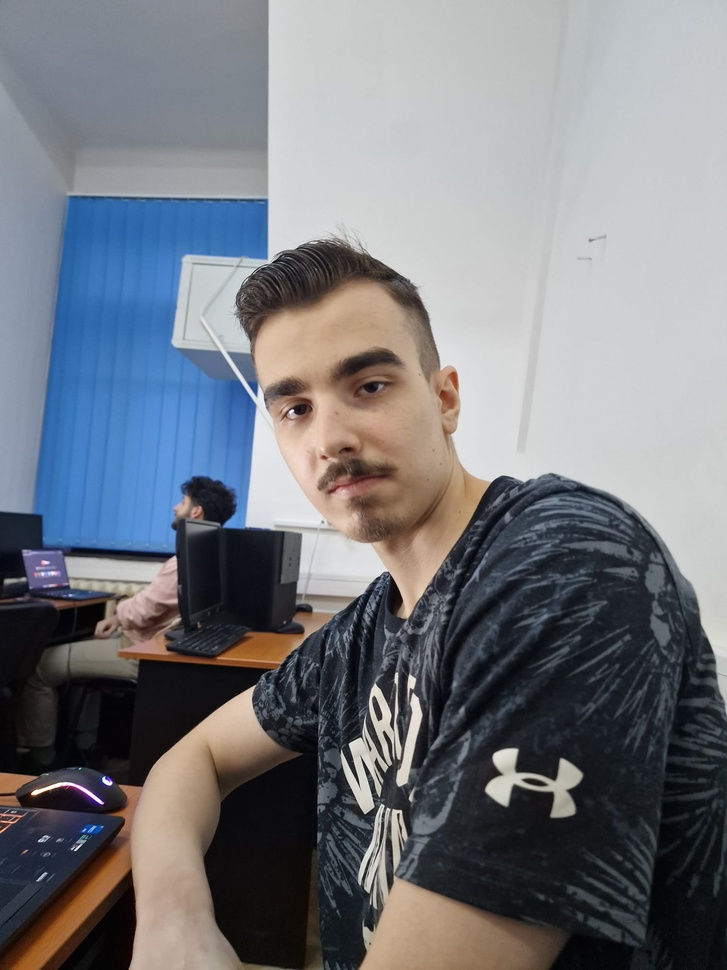
#> input picture Machine Learning/Face A.I/original/WhatsApp Image 2024-03-05 at 18.14.26 (1).jpeg, 727 x 970 px, shrunk from 1500 x 2000 before the run; its folder holds 4 pictures in this run
$ python image_crop.py
#> lines starting #> are read from the running program, lines starting #| are printed output that depends on the picture
import re
import numpy as np
import cv2
import json
import time
import os

path = "cropped"
files = os.listdir("original")

count = 1
cascade = cv2.CascadeClassifier('haarcascade_AI.xml')

for i in range(len(files)):
    image = cv2.imread("original/" + files[i])
#> image is the input picture: shape (970, 727, 3); mean B, G, R 126.2, 120.1, 117.5
    gray = cv2.cvtColor(image, cv2.COLOR_BGR2GRAY)
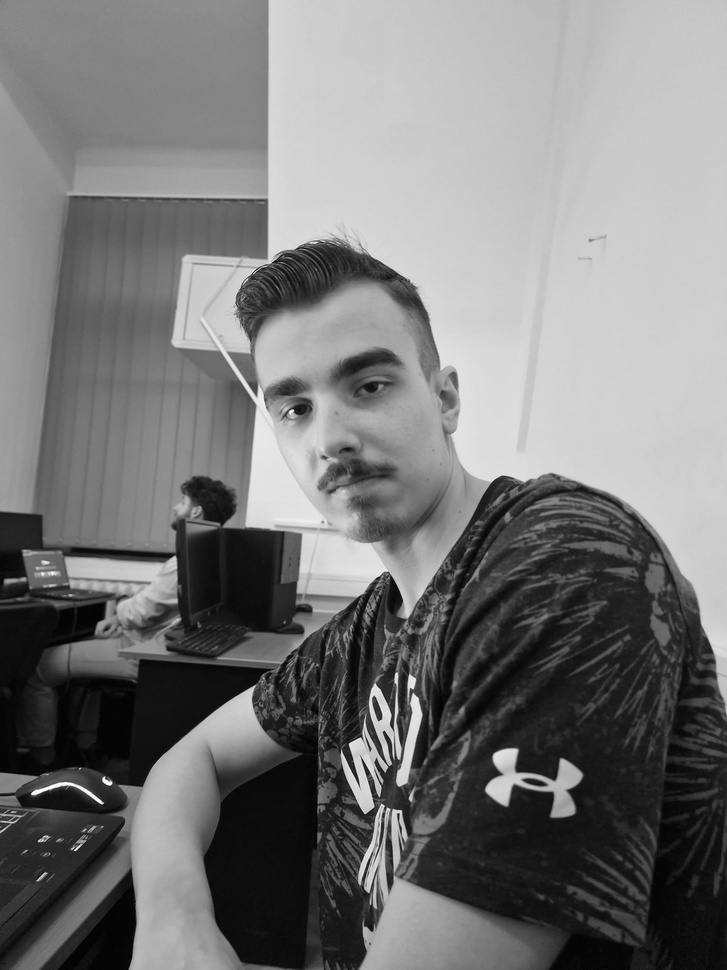
#> gray: shape (970, 727); min 0, max 255, mean 120.1
    faces = cascade.detectMultiScale(gray, 1.3, 4)
#> faces = ()
    for (x, y, w, h) in faces:
        color = image[y: y + h, x: x + w]
        cv2.imwrite(path+"/" + str(count) + ".jpg", color)
        count = count + 1
#> this loop made 0 passes
#> after the loop, count = 1
#> pass 2 of the loop `for i in range(len(files)):`:
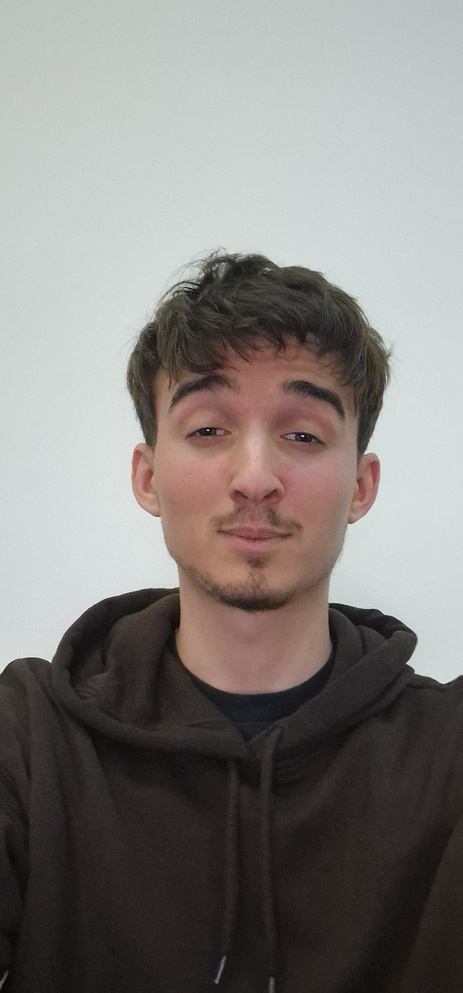
#> input picture Machine Learning/Face A.I/original/WhatsApp Image 2024-03-05 at 18.14.26 (2).jpeg, 463 x 993 px, shrunk from 955 x 2048 before the run
#> image is the input picture: shape (993, 463, 3); mean B, G, R 124.9, 128.1, 131.9
#> `gray = cv2.cvtColor(image, cv2.COLOR_BGR2GRAY)`:
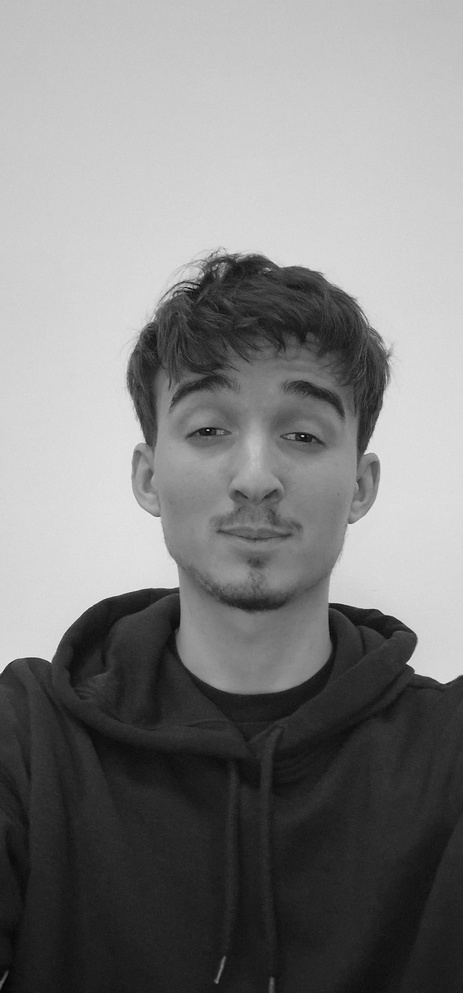
#> gray: shape (993, 463); min 2, max 247, mean 128.8
#> faces = [[134, 341, 248, 248]]
#> the loop `for (x, y, w, h) in faces:` made 1 pass
#> (x, y, w, h, count) on pass 1: (134, 341, 248, 248, 2)
#> pass 1, `color = image[y: y + h, x: x + w]`:
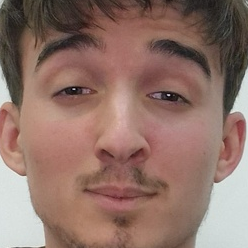
#> color: shape (248, 248, 3); mean B, G, R 104.4, 114.4, 143.9
#> after the loop `for (x, y, w, h) in faces:`: count = 2
#> pass 3 of the loop `for i in range(len(files)):`:
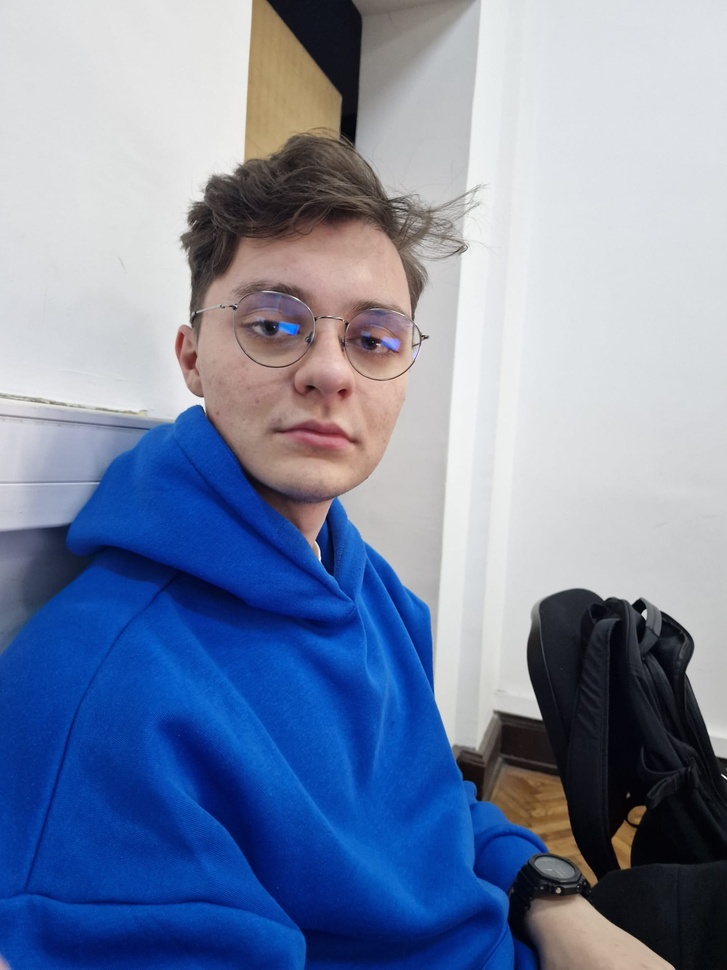
#> input picture Machine Learning/Face A.I/original/WhatsApp Image 2024-03-05 at 18.14.26.jpeg, 727 x 970 px, shrunk from 1500 x 2000 before the run
#> image is the input picture: shape (970, 727, 3); mean B, G, R 164.9, 135.4, 121.8
#> `gray = cv2.cvtColor(image, cv2.COLOR_BGR2GRAY)`:
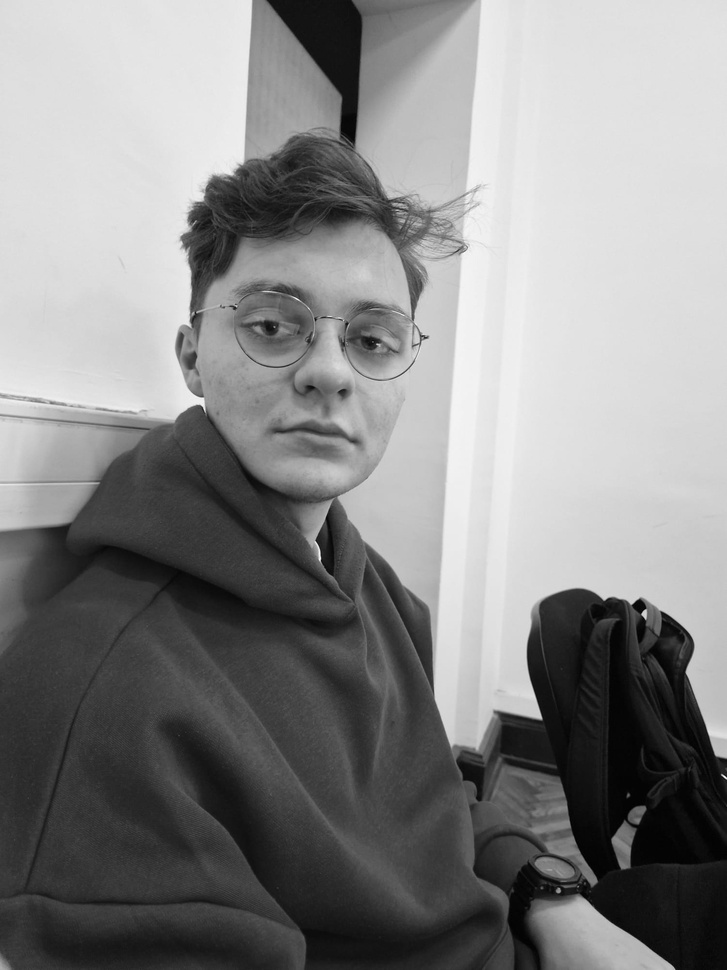
#> gray: shape (970, 727); min 0, max 255, mean 134.7
#> faces = [[192, 226, 271, 271]]
#> the loop `for (x, y, w, h) in faces:` made 1 pass
#> (x, y, w, h, count) on pass 1: (192, 226, 271, 271, 3)
#> pass 1, `color = image[y: y + h, x: x + w]`:
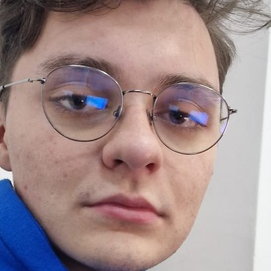
#> color: shape (271, 271, 3); mean B, G, R 140.1, 139.9, 160.4
#> after the loop `for (x, y, w, h) in faces:`: count = 3
#> the loop made 4 passes; the first 3 are shown
